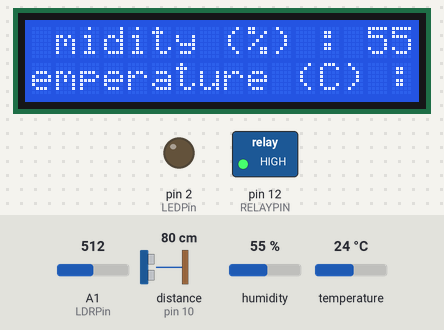
A sketch run on a simulated Arduino Uno, built with avr-gcc and run on an emulated ATmega328P. Shown: 16×2 character LCD, switched loads named in the sketch (green lamp = pin HIGH), output pins drawn as LEDs (lit = HIGH). Wiring (inferred from the names in the program): ultrasonic range finder: trigger pin 9; echo pin 10. The test bench sets the inputs (shaded band); at power-on: temperature 24 °C, distance to the obstacle (sensor on pin 10) 80 cm, A1 (LDRPin) = 512, humidity 55 %. The echo pulse lasts 58.3 µs per cm; pins used as bus, display or sensor lines are not drawn; what the sketch prints to the serial monitor is not drawn.

Above: at 1.2 s.
1.3 s: temperature set to 0 °C
At 8.15 s:
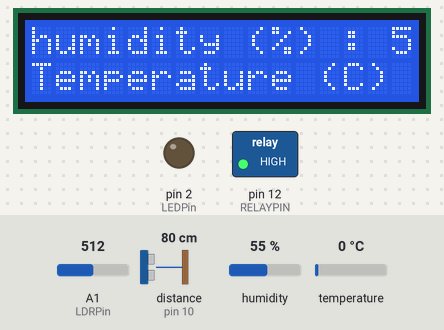
8.9 s: distance to the obstacle (sensor on pin 10) set to 34 cm
16.6 s: distance to the obstacle (sensor on pin 10) set to 27 cm
At 23.88 s:
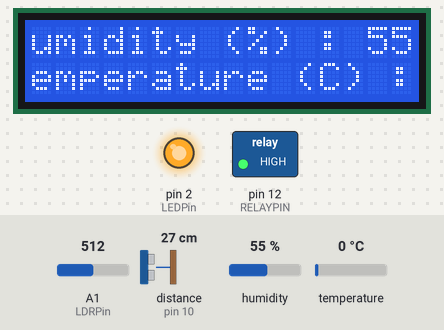
25.6 s: temperature set to 28.3 °C
At 31.03 s:
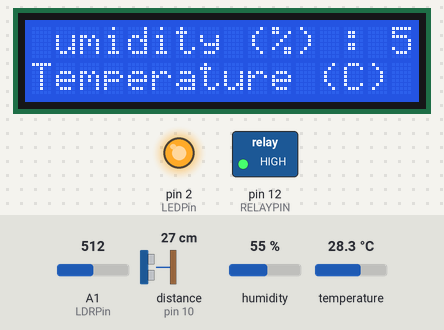
33.2 s: temperature set to 29.7 °C
At 39.0 s:
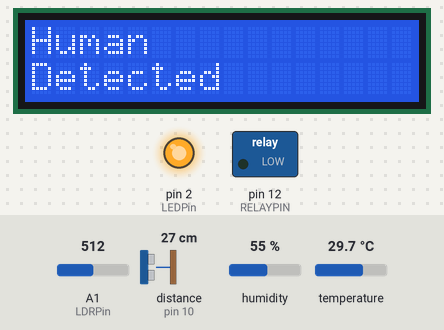
40.8 s: A1 (LDRPin) set to 107
49.2 s: A1 (LDRPin) set to 95
At 56.86 s:
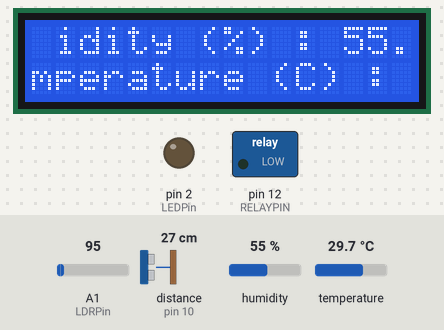
Timing chart, 0 to 58.4 s (numbered marks = the images above; inputs shaded):
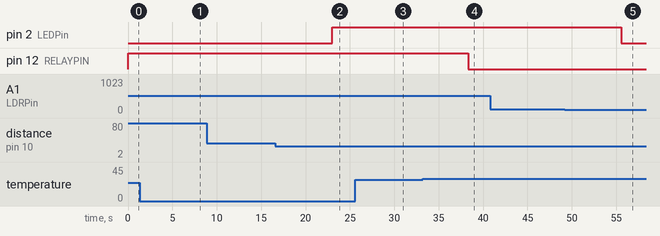

The sketch:

IEEE_SSCS_Final_code.ino
```cpp
#include <DHT.h>
#include <Wire.h>
#include <LiquidCrystal_I2C.h>
//I2C pins declaration
LiquidCrystal_I2C lcd(0x27,16,2);
int dist(void);
#define DHTPIN A0 // Pin connected to DHT22 sensor
#define DHTTYPE DHT22 // DHT 22
#define RELAYPIN 12 // Pin connected to relay control
#define trigPin  9
#define echoPin  10
#define LDRPin A1 // Pin connected to LDR
#define LEDPin 2 // Pin connected to LED

void run_fan(int ,int );
void disp_serial(int,int);
DHT dht(DHTPIN, DHTTYPE);

int temp;
int distance;
int duration;

int count=0;
int LDRValue = 0;
void led_on(int);
void disp_lcd(void);//to display temp and humidity on LCD screen
void lcd_disp_intr2(String,String);


void setup() {
  Serial.begin(9600);

  pinMode(RELAYPIN, OUTPUT); // Set relay control pin as output
  digitalWrite(RELAYPIN,HIGH);
  pinMode(trigPin, OUTPUT); // Sets the trigPin as an Output
  pinMode(echoPin, INPUT); // Sets the echoPin as an Input
  dht.begin();
  pinMode(LEDPin, OUTPUT); // Set LED pin as output
  pinMode(LDRPin, INPUT); // Set LDR pin as input
  lcd.init();//Initializing display
  lcd.clear();//To Power ON the back light
  lcd.backlight();// To Power OFF the back light

}

void loop() {
  temp = dht.readTemperature();
  distance = dist();
  disp_serial(temp,distance);
  led_on(distance);
  run_fan(temp,distance);

  disp_lcd();
}


int dist(void){
  digitalWrite(trigPin, LOW);
  delayMicroseconds(2);
  // Sets the trigPin on HIGH state for 10 micro seconds
  digitalWrite(trigPin, HIGH);
  delayMicroseconds(10);
  digitalWrite(trigPin, LOW);
  // Reads the echoPin, returns the sound wave travel time in microseconds
 duration = pulseIn(echoPin, HIGH);
  // Calculating the distance
 distance = duration * 0.034 / 2;
  return distance;
}
void run_fan(int temp,int distance){
  if ((temp>28) && (distance<30)) {
        count++;
        digitalWrite(RELAYPIN, LOW);
        if (count<=1) {
          Serial.println("Human detected");
          lcd_disp_intr2("Human","Detected");

          delay(50); // For debouncing

      }
      }
       else {
        count=0;

        digitalWrite(RELAYPIN, HIGH); // Turn off relay (and fan)
        delay(50);
      }

}

void disp_serial(int temp,int distance){
  Serial.print("  Distance : ");
  Serial.print(distance);
  Serial.print(" Temp : ");
  Serial.print(temp);
  Serial.print(" C");
  Serial.print("count : ");
  Serial.print(count);
  Serial.println("");
}
void led_on(int distance){
   LDRValue = analogRead(LDRPin); // Read value from LDR
    delay(50); // Wait for half a second
    // Print values to serial monitor
    Serial.print("LDR Value: ");
    Serial.println(LDRValue);


    // Check if light intensity is low or button is pressed
    if ((LDRValue > 100) && (distance < 30)) {
      digitalWrite(LEDPin, HIGH); // Turn on LED
    } else {
      digitalWrite(LEDPin, LOW); // Turn off LED
    }
}

void disp_lcd(){


  float humid=dht.readHumidity();
  float tempr=dht.readTemperature();
  lcd.clear();
  String hum="humidity (%) : " + String(humid,2);
  hum.trim();
  hum=hum+"  ";
  int len_hum=hum.length();

  String tmp="Temperature (C) : " + String(tempr,2);
  tmp.trim();
  tmp=tmp+"  ";
  int len_tmp=tmp.length();

  int n=max(len_hum,len_tmp);
  int p=min(len_hum,len_tmp);
  int diff=abs(n-p);

  int pos=0;
  for(pos=0;pos<16;pos++){
    lcd.setCursor(0,0);
    lcd.print(hum.substring(pos,pos+16+diff));
    lcd.print(hum.substring(0,pos-16-diff));//for looping of text

    lcd.setCursor(0,1);
    lcd.print(tmp.substring(pos,pos+16));
    lcd.print(tmp.substring(0,pos-16));//for looping of text
    delay(400);
  }
}

void lcd_disp_intr2(String intr,String intr2){
  lcd.clear();
  lcd.setCursor(0,0);
  lcd.print(intr);
  lcd.setCursor(0, 1);
  lcd.print(intr2);
  delay(2000);
}
```

Measured:
- the behaviour switches between 31 and 30 cm on distance to the obstacle (sensor on pin 10) (found by bisection; images 1 and 2)
- the behaviour switches between 28.9 and 29 °C on temperature (found by bisection; images 3 and 4)
- the behaviour switches between 101 and 100 on A1 (LDRPin) (found by bisection; images 4 and 5)
- after the input at 1.3 s, the display: first differs from a run without the input after 6.6 s (image 1)
- after the input at 16.6 s, pin 2 (LEDPin): LOW → HIGH after 6.4 s
- after the input at 25.6 s, the display: first differs from a run without the input after 5.2 s (image 3)
- after the input at 33.2 s, pin 12 (RELAYPIN): HIGH → LOW after 5.1 s; the display: first differs from a run without the input after 5.1 s (image 4)
- after the input at 49.2 s, pin 2 (LEDPin): HIGH → LOW after 6.4 s
